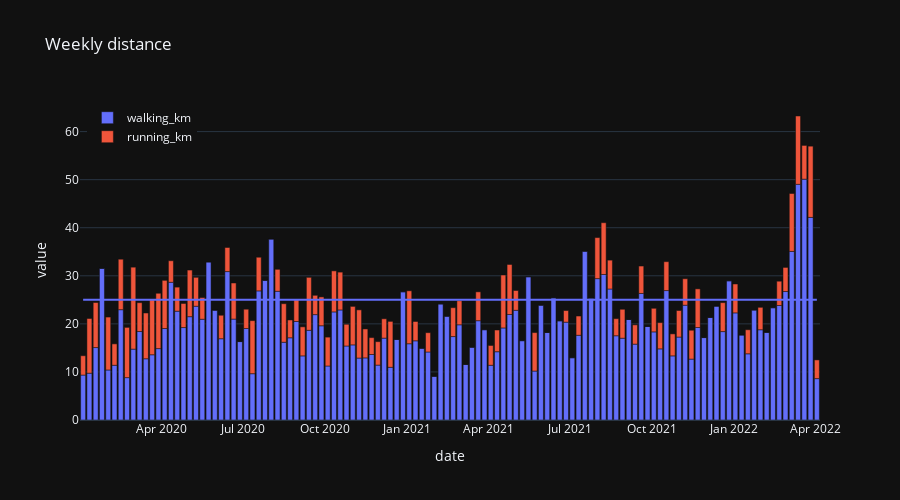

Notebook cell for this chart:
### Code cell
b = px.bar(dff, y=['walking_km', 'running_km'], title="Weekly distance", height=500)
b.update_layout(legend=dict(yanchor="top", y=0.99, xanchor="left", x=0.01), legend_title_text=None)
l = px.line(dff, y="walking_running_km_mean")
b.add_traces(l.data)
